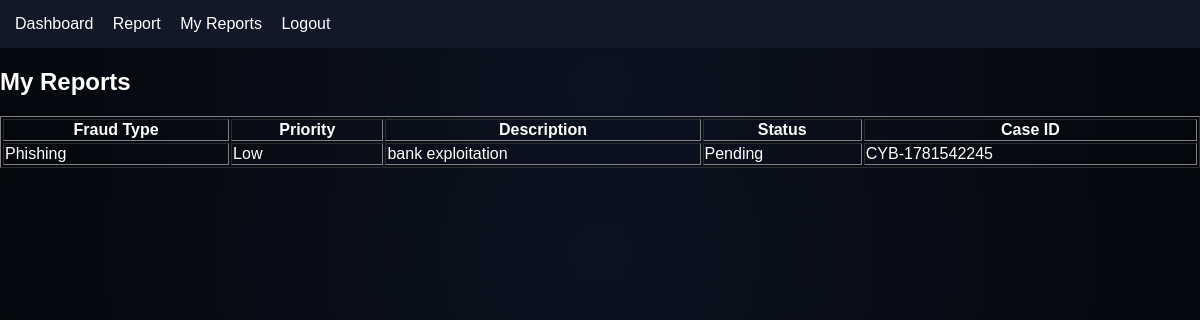
Screenshot of /my_reports (signed in) with the database file from the repository.
### tables this page shows
CREATE TABLE reports (
        id INTEGER PRIMARY KEY AUTOINCREMENT,
        user TEXT,
        fraud_type TEXT,
        priority TEXT DEFAULT 'Medium',
        description TEXT,
        status TEXT DEFAULT 'Pending',
        case_id TEXT,
        created_at TEXT
    );

### app.py (the view)
@app.route("/my_reports")
def my_reports():
    if not session.get("logged_in"):
        return redirect("/login")
    conn = sqlite3.connect("cybershield.db")
    cursor = conn.cursor()
    cursor.execute("""
    SELECT id, fraud_type, priority, description, status, case_id, created_at
    FROM reports
    WHERE user = ?
    """, (session["user"],))
    reports = cursor.fetchall()
    conn.close()
    return render_template("my_reports.html", reports=reports)

### templates/my_reports.html
{% extends "base_soc.html" %}
{% block content %}
<h2>My Reports</h2>
<table border="1" width="100%">
<tr>
    <th>Fraud Type</th>
    <th>Priority</th>
    <th>Description</th>
    <th>Status</th>
    <th>Case ID</th>
</tr>
{% for r in reports %}
<tr>
    <td>{{ r[1] }}</td>
    <td>{{ r[2] }}</td>
    <td>{{ r[3] }}</td>
    <td>{{ r[4] }}</td>
    <td>{{ r[5] }}</td>
</tr>
{% endfor %}
</table>
{% endblock %}

### templates/base_soc.html (style rules this page uses)
body { margin: 0; font-family: Arial; background: radial-gradient(circle, #0b1220, #05070d); color: white; }

### rows the page displays
reports: fraud_type "Phishing", priority "Low", description "bank exploitation", status "Pending", case "CYB-1781542245"
